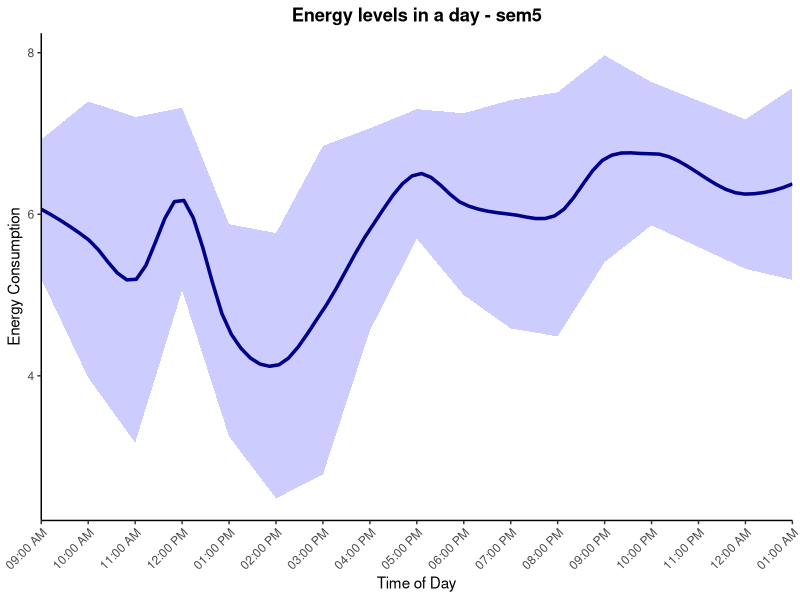

Source code (R):
library(tidyverse)
library(ggpubr)
library(rstatix)
data <- read.csv("energy-data.csv", check.names = FALSE)
colnames(data)[16] <- "12:00:00 AM"
colnames(data)[17] <- "01:00:00 AM"

long_data <- data %>%
  pivot_longer(cols = -days, names_to = "time", values_to = "energy") %>%
  mutate(
    hour_numeric = case_when(
      time == "12:00:00 AM" ~ 24,
      time == "01:00:00 AM" ~ 25,
      grepl("AM", time) ~ as.numeric(substr(time, 1, 2)),
      grepl("PM", time) ~ (as.numeric(substr(time, 1, 2)) %% 12) + 12,
      TRUE ~ NA_real_
    )
  )
summary_data <- long_data %>%
  group_by(hour_numeric) %>%
  summarise(
    avg_energy = mean(energy, na.rm = TRUE),
    sd_energy = sd(energy, na.rm = TRUE),
    .groups = "drop"
  )

#labels
time_breaks <- 9:25
time_labels <- c(
  "09:00 AM", "10:00 AM", "11:00 AM", "12:00 PM",
  "01:00 PM", "02:00 PM", "03:00 PM", "04:00 PM", "05:00 PM",
  "06:00 PM", "07:00 PM", "08:00 PM", "09:00 PM", "10:00 PM",
  "11:00 PM", "12:00 AM", "01:00 AM"
)

#plot
energy_plot <- ggplot(summary_data, aes(x = hour_numeric, y = avg_energy)) +
  geom_ribbon(aes(ymin = avg_energy - sd_energy, ymax = avg_energy + sd_energy),
              fill = "blue", alpha = 0.2) +
  geom_smooth(method = "loess", se = FALSE, color = "darkblue", linewidth = 1.2, span = 0.3) +
  scale_x_continuous(
    limits = c(9, 25),
    breaks = time_breaks,
    labels = time_labels,
    expand = c(0, 0)
  ) +
  labs(
    x = "Time of Day", 
    y = "Energy Consumption", 
    title = "Energy levels in a day - sem5"
  ) +
  theme_classic() +
  theme(
    panel.grid.minor = element_blank(),
    plot.title = element_text(hjust = 0.5, face = "bold"),
    axis.text.x = element_text(angle = 45, hjust = 1)
  )

ggsave("smoothed_energy_plot-1.png", plot = energy_plot, width = 10, height = 6, dpi = 300)
